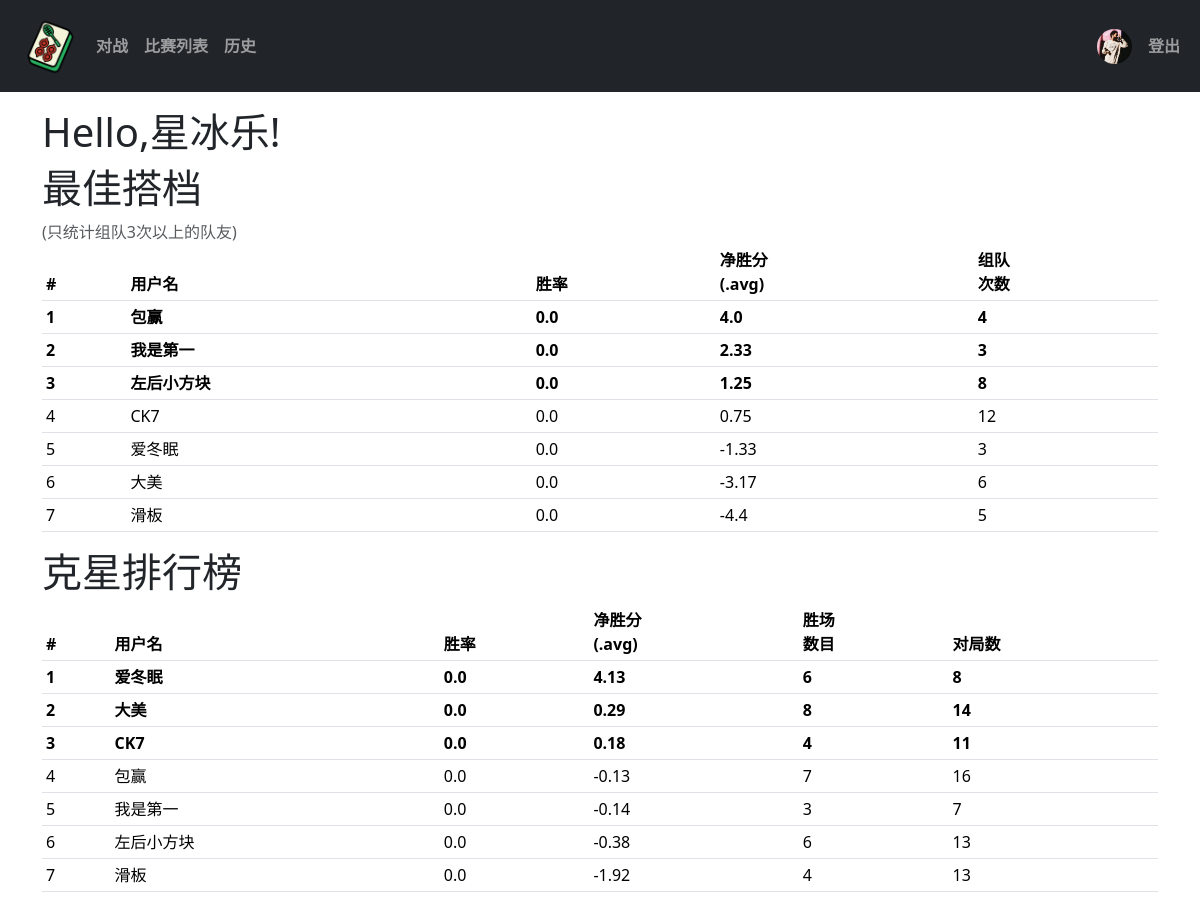
Screenshot of /index (signed in) with the database file from the repository.
### app/models.py (models this page shows, shortened)
class Users(UserMixin, db.Model):
    id = db.Column(db.Integer, unique=True, primary_key=True)
    username = db.Column(db.String(80),  nullable=False)
    gender = db.Column(db.Enum(Gender), nullable=False)
    password = db.Column(db.String(256), nullable=False)
    avatar = db.Column(db.String(120))  # 存储头像文件名

### app/route.py (the view)
@app.route("/")
@app.route("/index")
@login_required
def hello_world():
    gps = find_good_partner(current_user.id)
    print(gps)
    bos = find_best_opponent(current_user.id)
    print(bos)
    return render_template('index.html',gps=list(gps),bos=list(bos))

### app/models.py (called while the page is built)
@login.user_loader
def load_user(user_id):
    return Users.query.filter_by(id=user_id).first()

### app/templates/index.html
{% extends "base.html" %}
{% block app_content %}
<H1>Hello,{{current_user.username}}!</H1>
<h1>最佳搭档</h1>
<p class="text-muted mb-0">(只统计组队3次以上的队友)</p>
<table class="table table-sm">
    <thead>
        <tr>
        <th scope="col">#</th>
        <th scope="col">用户名</th>
        <th scope="col">胜率</th>
        <th scope="col">净胜分</br>(.avg)</th>
        <th scope="col">组队</br>次数</th>
        </tr>
    </thead>
    <tbody>
        {% for item in gps%}
            <tr class="
            {% if loop.index == 1 %} fw-bold{% endif %}
            {% if loop.index == 2 %} fw-bold{% endif %}
            {% if loop.index == 3 %} fw-bold{% endif %}
            ">
                <td scope="row">{{loop.index}}</td>
                <td>{{item.username}}</td>
                <td>{{item.win_rate}}</td>
                <td>{{item.avg_net_score}}</td>
                <td>{{item.total_matches_with_me}}</td>
            </tr>
        {% endfor %}
    </tbody>
</table>
<h1>克星排行榜</h1>
<table class="table table-sm">
    <thead>
        <tr>
        <th scope="col">#</th>
        <th scope="col">用户名</th>
        <th scope="col">胜率</th>
        <th scope="col">净胜分</br>(.avg)</th>
        <th scope="col">胜场</br>数目</th>
        <th scope="col">对局数</th>
        </tr>
    </thead>
    <tbody>
        {% for item in bos%}
            <tr class="
            {% if loop.index == 1 %} fw-bold{% endif %}
            {% if loop.index == 2 %} fw-bold{% endif %}
            {% if loop.index == 3 %} fw-bold{% endif %}
            ">
                <td scope="row">{{loop.index}}</th>
                <td>{{item.username}}</td>
                <td>{{item.win_rate}}</td>
                <td>{{item.avg_net_score}}</td>
                <td>{{item.wins_against_me}}</td>
                <td>{{item.total_matches_against_me}}</td>
            </tr>
        {% endfor %}
    </tbody>
</table>
{% endblock%}

### app/templates/navbar.html (shortened to what this page needs)
<nav class="navbar navbar-expand-sm navbar-dark bg-dark">
  <div class="container-fluid">
    <div class="d-flex justify-content-between w-100">
      <div class="d-flex align-items-center">
        <ul class="navbar-nav flex-row align-items-center">
          <li class="nav-item">
            <a class="nav-link" href="{{url_for('hello_world')}}">
              <img src="{{ url_for('static', filename='images/111.png') }}" alt="" width="60" height="60">
            </a>
          </li>
          <li class="nav-item">
            <a class="nav-link fw-bold" href="{{url_for('gamemenu')}}">对战</a>
          </li>
          <li class="nav-item">
            <a class="nav-link fw-bold" href="{{url_for('gamelist')}}">比赛列表</a>
          </li>
          <li class="nav-item">
            <a class="nav-link fw-bold" href="{{url_for('history')}}">历史</a>
          </li>
        </ul>
      </div>
      <div class="d-flex align-items-center">
          <ul class="navbar-nav flex-row">
            {% if not current_user.is_authenticated %}
              <li class="nav-item">
                <a class="nav-link fw-bold" href="{{url_for('login')}}">登录</a>
              </li>
              {% else %}
              <li class="nav-item align-self-center">
                <a class="nav-link align-self-center align-middle" href="#">
                  <img src="{{ url_for('static', filename='uploads/avatars/' + current_user.avatar) }}"
                  width="35" height="35"
                  class="avatar rounded-circle "
                  alt="用户头像">
                </a>
              </li>
              <li class="nav-item align-self-center">
                <a class="nav-link fw-bold" href="{{url_for('logout')}}">登出</a>
              </li>
              {% endif %}
          </ul>
      </div>
    </div>
  </div>
</nav>

### rows the page displays
Users: avatar (picture), username "星冰乐"
Users: username "爱冬眠", win_rate "0.0", avg_net_score "4.13", wins_against_me "6", total_matches_against_me "8"

### other values shown
{{ item.username }} "包赢" "我是第一" "左后小方块" "CK7" "爱冬眠" "大美" "滑板"
{{ item.win_rate }} "0.0" "0.0" "0.0" "0.0" "0.0" "0.0" "0.0"
{{ item.avg_net_score }} "4.0" "2.33" "1.25" "0.75" "-1.33" "-3.17" "-4.4"
{{ item.total_matches_with_me }} "4" "3" "8" "12" "3" "6" "5"
{{ item.username }} "大美" "CK7" "包赢" "我是第一" "左后小方块" "滑板"
{{ item.win_rate }} "0.0" "0.0" "0.0" "0.0" "0.0" "0.0"
{{ item.avg_net_score }} "0.29" "0.18" "-0.13" "-0.14" "-0.38" "-1.92"
{{ item.wins_against_me }} "8" "4" "7" "3" "6" "4"
{{ item.total_matches_against_me }} "14" "11" "16" "7" "13" "13"
